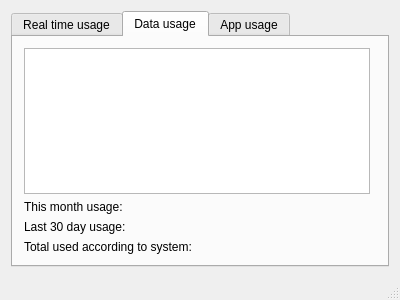
<?xml version="1.0" encoding="UTF-8"?>
<ui version="4.0">
 <class>MainWindow</class>
 <widget class="QMainWindow" name="MainWindow">
  <property name="geometry">
   <rect>
    <x>0</x>
    <y>0</y>
    <width>400</width>
    <height>300</height>
   </rect>
  </property>
  <property name="windowTitle">
   <string>MainWindow</string>
  </property>
  <widget class="QWidget" name="centralWidget">
   <layout class="QGridLayout" name="gridLayout">
    <item row="0" column="0">
     <widget class="QTabWidget" name="tabWidget">
      <property name="currentIndex">
       <number>1</number>
      </property>
      <widget class="QCustomPlot" name="real_time_usage">
       <attribute name="title">
        <string>Real time usage</string>
       </attribute>
      </widget>
      <widget class="QWidget" name="data_usage">
       <attribute name="title">
        <string>Data usage</string>
       </attribute>
       <layout class="QGridLayout" name="gridLayout_2">
        <item row="5" column="0" colspan="2">
         <widget class="QLabel" name="Total_used">
          <property name="text">
           <string>Total used according to system:</string>
          </property>
         </widget>
        </item>
        <item row="3" column="0" colspan="2">
         <widget class="QLabel" name="Last_30day_usage">
          <property name="text">
           <string>Last 30 day usage:</string>
          </property>
         </widget>
        </item>
        <item row="1" column="0">
         <widget class="QLabel" name="This_month_usage">
          <property name="text">
           <string>This month usage:</string>
          </property>
         </widget>
        </item>
        <item row="0" column="0">
         <widget class="QTableView" name="data_usage_table">
          <property name="sizePolicy">
           <sizepolicy hsizetype="Expanding" vsizetype="Expanding">
            <horstretch>0</horstretch>
            <verstretch>0</verstretch>
           </sizepolicy>
          </property>
          <property name="autoFillBackground">
           <bool>false</bool>
          </property>
         </widget>
        </item>
       </layout>
      </widget>
      <widget class="QWidget" name="app_usage">
       <attribute name="title">
        <string>App usage</string>
       </attribute>
      </widget>
     </widget>
    </item>
   </layout>
  </widget>
  <widget class="QMenuBar" name="menuBar">
   <property name="geometry">
    <rect>
     <x>0</x>
     <y>0</y>
     <width>400</width>
     <height>23</height>
    </rect>
   </property>
  </widget>
  <widget class="QStatusBar" name="statusBar"/>
 </widget>
 <layoutdefault spacing="6" margin="11"/>
 <customwidgets>
  <customwidget>
   <class>QCustomPlot</class>
   <extends>QWidget</extends>
   <header location="global">qcustomplot.h</header>
   <container>1</container>
  </customwidget>
 </customwidgets>
 <resources/>
 <connections/>
</ui>
